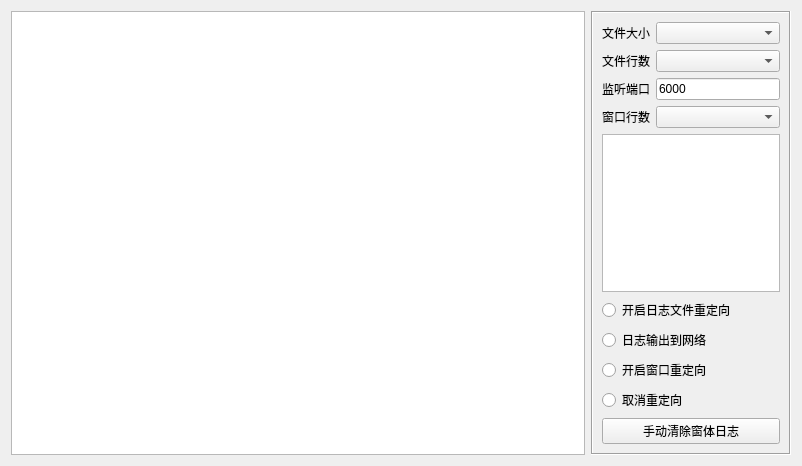
<?xml version="1.0" encoding="UTF-8"?>
<ui version="4.0">
 <class>frmSaveLog</class>
 <widget class="QWidget" name="frmSaveLog">
  <property name="geometry">
   <rect>
    <x>0</x>
    <y>0</y>
    <width>802</width>
    <height>466</height>
   </rect>
  </property>
  <property name="windowTitle">
   <string>Form</string>
  </property>
  <layout class="QHBoxLayout" name="horizontalLayout">
   <item>
    <widget class="QTextEdit" name="txtMain"/>
   </item>
   <item>
    <widget class="QFrame" name="frame">
     <property name="minimumSize">
      <size>
       <width>200</width>
       <height>0</height>
      </size>
     </property>
     <property name="maximumSize">
      <size>
       <width>200</width>
       <height>16777215</height>
      </size>
     </property>
     <property name="frameShape">
      <enum>QFrame::Box</enum>
     </property>
     <property name="frameShadow">
      <enum>QFrame::Sunken</enum>
     </property>
     <layout class="QVBoxLayout" name="verticalLayout">
      <item>
       <layout class="QGridLayout" name="gridLayout">
        <item row="2" column="1">
         <widget class="QLineEdit" name="txtPort">
          <property name="text">
           <string>6000</string>
          </property>
         </widget>
        </item>
        <item row="0" column="1">
         <widget class="QComboBox" name="cboxSize"/>
        </item>
        <item row="1" column="1">
         <widget class="QComboBox" name="cboxRow"/>
        </item>
        <item row="4" column="0">
         <widget class="QLabel" name="labRow_2">
          <property name="text">
           <string>窗口行数</string>
          </property>
         </widget>
        </item>
        <item row="0" column="0">
         <widget class="QLabel" name="labSize">
          <property name="text">
           <string>文件大小</string>
          </property>
         </widget>
        </item>
        <item row="1" column="0">
         <widget class="QLabel" name="labRow">
          <property name="text">
           <string>文件行数</string>
          </property>
         </widget>
        </item>
        <item row="4" column="1">
         <widget class="QComboBox" name="cboxViewRows"/>
        </item>
        <item row="2" column="0">
         <widget class="QLabel" name="labPort">
          <property name="text">
           <string>监听端口</string>
          </property>
         </widget>
        </item>
       </layout>
      </item>
      <item>
       <widget class="QListWidget" name="listType"/>
      </item>
      <item>
       <widget class="QRadioButton" name="rb_LogtoFile">
        <property name="text">
         <string>开启日志文件重定向</string>
        </property>
       </widget>
      </item>
      <item>
       <widget class="QRadioButton" name="rb_LogtoNet">
        <property name="text">
         <string>日志输出到网络</string>
        </property>
       </widget>
      </item>
      <item>
       <widget class="QRadioButton" name="rb_LogtoForm">
        <property name="text">
         <string>开启窗口重定向</string>
        </property>
       </widget>
      </item>
      <item>
       <widget class="QRadioButton" name="rb_LogCancel">
        <property name="text">
         <string>取消重定向</string>
        </property>
       </widget>
      </item>
      <item>
       <widget class="QPushButton" name="btnLog">
        <property name="text">
         <string>手动清除窗体日志</string>
        </property>
       </widget>
      </item>
     </layout>
    </widget>
   </item>
  </layout>
 </widget>
 <resources/>
 <connections/>
</ui>
